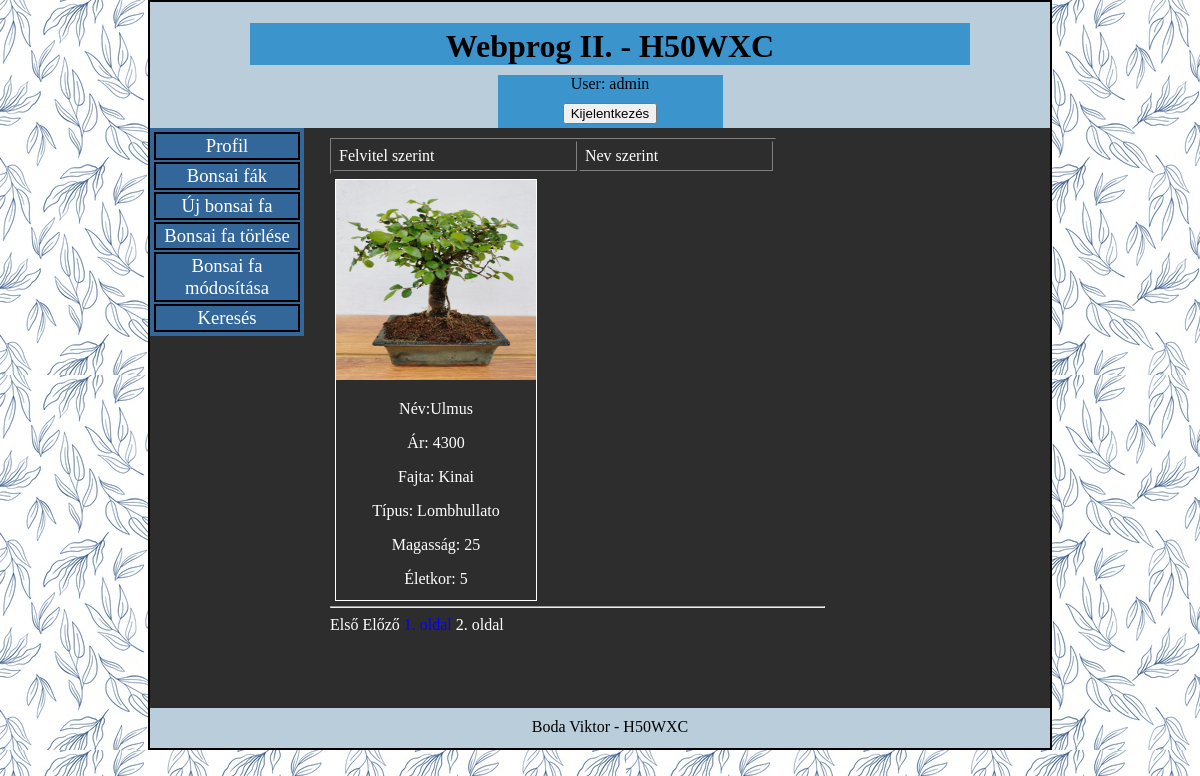
Page /index.php?d=2&order=1&page=2 (signed in) on the committed database.
### tables this page shows
CREATE TABLE `menu` (
  `id` int(11) NOT NULL AUTO_INCREMENT,
  `name` varchar(20) DEFAULT NULL,
  `link` int(11) DEFAULT NULL,
  PRIMARY KEY (`id`)
);

CREATE TABLE `bonsai` (
  `id` bigint(20) unsigned NOT NULL AUTO_INCREMENT,
  `nev` varchar(40) DEFAULT NULL,
  `ar` int(11) DEFAULT NULL,
  `fajta` varchar(40) DEFAULT NULL,
  `tipus` varchar(20) DEFAULT NULL,
  `magassag` int(11) DEFAULT NULL,
  `eletkor` int(11) DEFAULT NULL,
  `img` varchar(60) DEFAULT NULL,
  PRIMARY KEY (`id`)
);

### menu.php (the view, shortened to what this page needs)
<?php
$dbname="h50wxc";
$con=connect("root","",$dbname);
$query="select authority from users where uname='".$_SESSION['user']."'";
$res=mysqli_query($con,$query) or die ("Hiba: ".mysqli_error($con));
list($aut)=mysqli_fetch_row($res);
if($aut=="admin")
	$query="select name,link from menu";
else
	$query="select name,link from menu where link in(1,2,6)";
$result=mysqli_query($con,$query) or die ("Hiba: ".mysqli_error($con));
echo "<table class=menutable>";
while(list($menutitle,$link)=mysqli_fetch_row($result))
{
        if($menutitle ==="profil"){$menutitle = "Profil";}
        if($menutitle ==="bonsai fak"){$menutitle = "Bonsai fák";}
        if($menutitle ==="uj bonsai fa"){$menutitle = "Új bonsai fa";}
        if($menutitle ==="bonsai fa torlese"){$menutitle = "Bonsai fa törlése";}
        if($menutitle ==="bonsai fa modositasa"){$menutitle = "Bonsai fa módosítása";}
        if($menutitle ==="kereses"){$menutitle = "Keresés";}
	echo "<tr><td><a class=menu href=index.php?d=".$link.">".$menutitle."</a></td></tr>";
}
echo "</table>";

### bonsai.php (shortened to what this page needs)
<?php
$dbname="h50wxc";
$con=connect("root","",$dbname);
if (!isset($_GET['order'])) {
    $order = 0;
} else {
    $order = $_GET['order'];
}
if ($order == 0) {
    $orderstring = " order by id";
} else {
    $orderstring = " order by nev";
}
$limit = 4;
$page = isset($_GET['page']) ? abs((int)$_GET['page']) : 1;
$query="select count(*) from bonsai";
$res=mysqli_query($con,$query) or die ("Nem sikerült".$query);
$list=mysqli_fetch_row($res);
$c = array_shift($list);
$maxpage = ceil($c / $limit);
if ($page <= 0)
{
  $page = 1;
}
else if ($page >= $maxpage)
     {
       $page = $maxpage;
	 }
$offset = ($page-1)*$limit;
$query="select id,nev,ar,fajta,tipus,magassag,eletkor,img from bonsai";
$query.=$orderstring;
$query.=" limit $offset,$limit";
$result=mysqli_query($con,$query) or die ("Nem sikerült ".$query);
echo "<table width=100% border=1><tr class=title><td><a href=index.php?d=".$_GET['d']."&order=0>Felvitel szerint</a></td><td>
<a href=index.php?d=".$_GET['d']."&order=1>Nev szerint</a> </td></tr></table>";
while (list($id,$nev,$ar,$fajta,$tipus,$magassag,$eletkor,$kep)=mysqli_fetch_row($result))
{
 echo "<div style='width:200px; height:420px; text-align:center; border:1pt solid white; float:left; margin:5px;'>";
        echo "<img src=" . $kep . " alt=".$kep." width=200 height=200 />";
        echo "<p>Név:" . $nev . "</p>";
        echo "<p>Ár: " . $ar . "</p>";
        echo "<p>Fajta: " . $fajta . "</p>";
        echo "<p>Típus: " . $tipus . "</p>";
        echo "<p>Magasság: " . $magassag . "</p>";
        echo "<p>Életkor: " . $eletkor . "</p>";
        echo '</div>';
}
echo '<hr style="clear:both;">';
$linklimit = 4;
$linklimit2 = $linklimit / 2;
$linkoffset = ($page > $linklimit2) ? $page - $linklimit2 : 0;
$linkend = $linkoffset+$linklimit;
if ($maxpage - $linklimit2 < $page)
{
   $linkoffset = $maxpage - $linklimit;
   if ($linkoffset < 0)
   {
      $linkoffset = 0;
   }
   $linkend = $maxpage;
}
if ($page > 1)
{
  echo "<a href='index.php?d=".$_GET['d']."&order=".$order."&page=1'>  Első  </a>";
  echo "<a href='index.php?d=".$_GET['d']."&order=".$order."&page=".($page-1)."'>  Előző  </a>";
}
 for ($i=1+$linkoffset; $i <= $linkend and $i <= $maxpage; $i++)
 {
    $style = ($i == $page) ? "color: white;" : "color: blue;";
    echo "<a href='index.php?d=".$_GET['d']."&order=".$order."&page=$i' style='$style'>$i. oldal  </a>";
 }

### styles/stylef.css (style rules this page uses)
body { background: url("../img/background.jpg") repeat; color:white; margin:0px; }
.menu { background-color:rgb(51, 102, 153); width:150px; margin-right:20px; overflow:hidden; padding:2px; display:block; text-decoration:none; color:white; font-family:"Times New Roman"; font-size:14pt; float:left; }
.menu table td { border:2px solid black; }
.menu a { width:140px; padding:0px; margin:0px; text-align:center; }
.content table { width:90%; }
.content table td { padding:5px; text-align:left; }
.content a { text-decoration:none; color:white; }

### rows in the picture
menu: name "Profil"
menu: name "Bonsai fák"
menu: name "Új bonsai fa"
menu: name "Bonsai fa törlése"
menu: name "Bonsai fa módosítása"
menu: name "Keresés"
bonsai: img (picture), nev "Ulmus", ar "4300", fajta "Kinai", tipus "Lombhullato", magassag "25", eletkor "5"

### other values in the picture
$_SESSION['user'] "admin"
